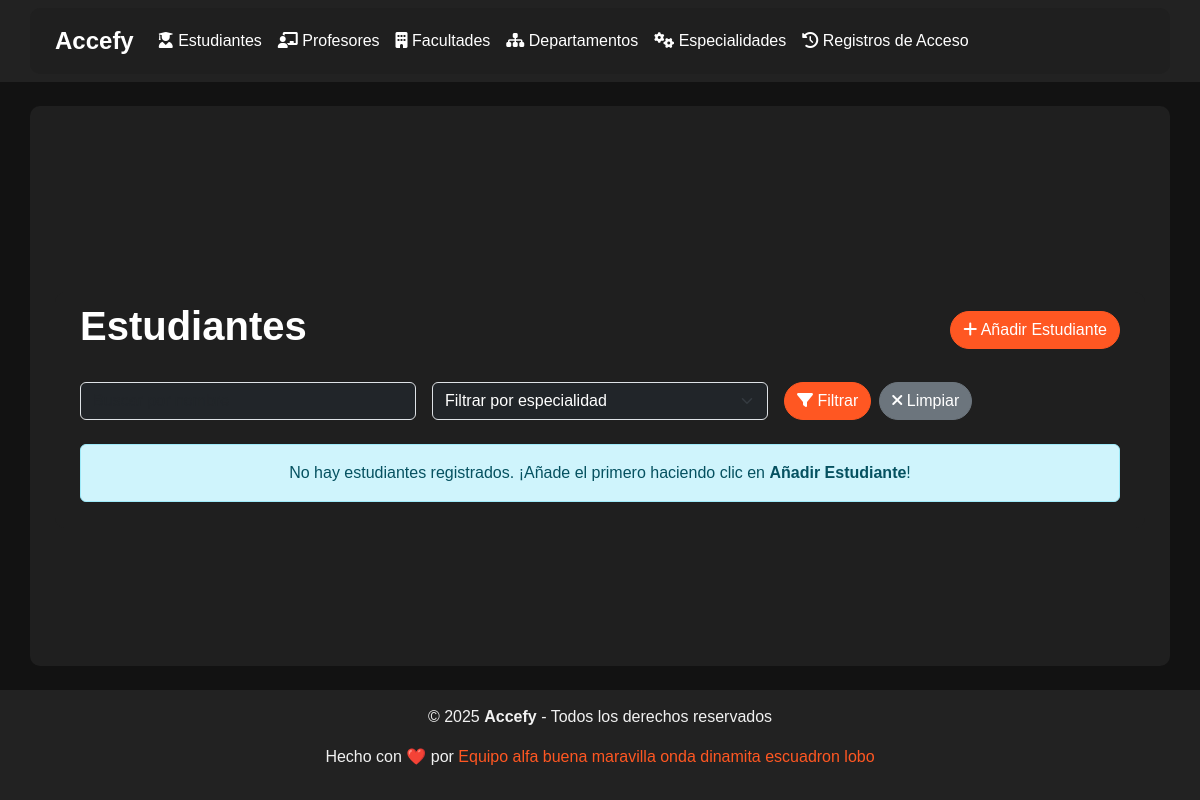
Before: //students/ with the older database file.
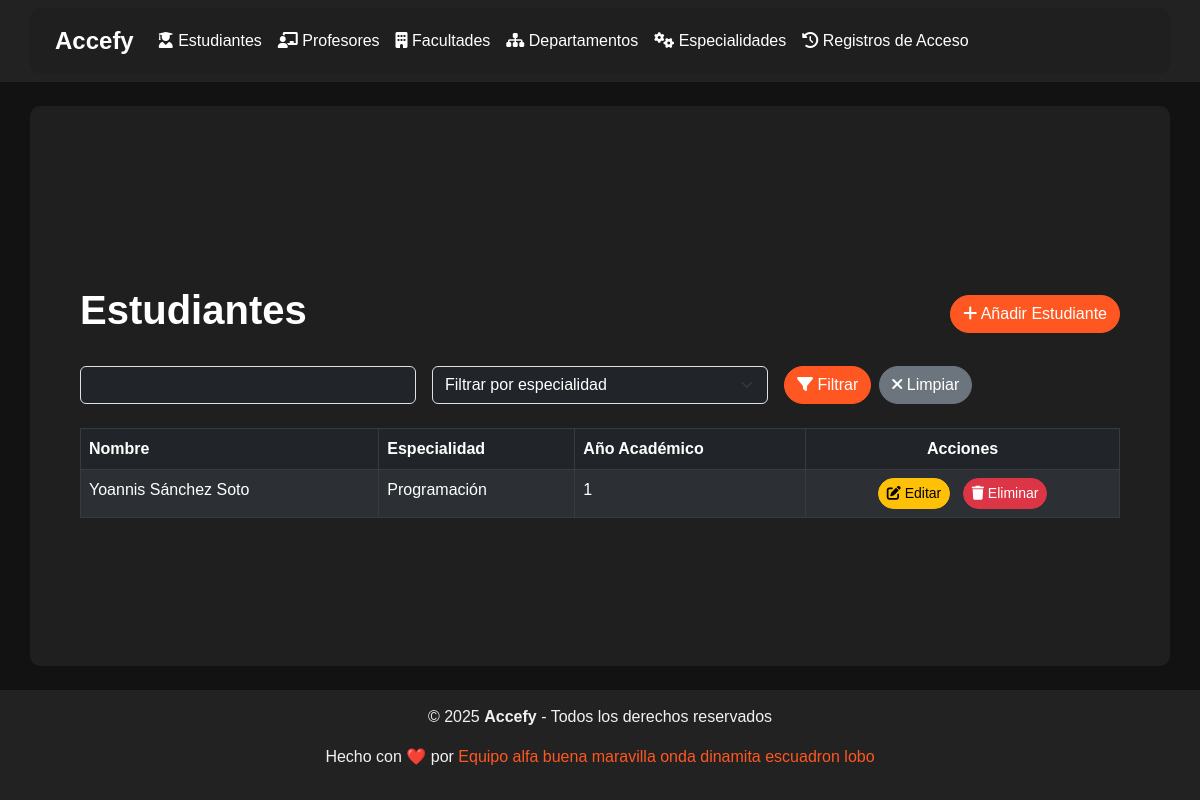
After: the same page with the newer database file.
### bibman_app/models.py (models this page shows, shortened)
class Person(models.Model):
    name = models.CharField(max_length=255)  # Full name
    faculty = models.ForeignKey(Faculty, on_delete=models.CASCADE, related_name="persons")  # Faculty
    created_at = models.DateTimeField(auto_now_add=True)  # To track creation time

class Student(Person):
    major = models.ForeignKey(Major, on_delete=models.SET_NULL, null=True, blank=True, related_name="students")
    academic_year = models.PositiveSmallIntegerField()  # Academic year (1-5)

class Person(models.Model):
    name = models.CharField(max_length=255)  # Full name
    faculty = models.ForeignKey(Faculty, on_delete=models.CASCADE, related_name="persons")  # Faculty
    created_at = models.DateTimeField(auto_now_add=True)  # To track creation time

class Major(models.Model):
    name = models.CharField(max_length=255)  # Major or specialization name
    faculty = models.ForeignKey(Faculty, on_delete=models.CASCADE, related_name="majors")

### bibman_app/views.py (the view)
# urls.py: path("students/", StudentListView.as_view(), name="student-list"),
class StudentListView(ListView):
    model = Student
    template_name = "students/student_list.html"
    context_object_name = "students"
    def get_queryset(self):
        queryset = super().get_queryset()
        name = self.request.GET.get('name')
        major = self.request.GET.get('major')
        academic_year = self.request.GET.get('academic_year')
        if name:
            queryset = queryset.filter(name__icontains=name)
        if major:
            queryset = queryset.filter(major_id=major)
        if academic_year:
            queryset = queryset.filter(academic_year=academic_year)
        return queryset
    def get_context_data(self, **kwargs):
        context = super().get_context_data(**kwargs)
        context['majors'] = Major.objects.all()  # Make sure 'Major' is your correct model
        return context

### bibman_app/templates/students/student_list.html (shortened to what this page needs)
{% extends "base.html" %}
{% block content %}
<div class="container mt-5">
  <div class="d-flex justify-content-between align-items-center mb-4">
    <h1 class="text-white">Estudiantes</h1>
    <a href="{% url 'student-create' %}" class="btn btn-primary">
      <i class="fas fa-plus"></i> Añadir Estudiante
    </a>
  </div>
  <form method="get" class="mb-4">
    <div class="row g-3">
      <div class="col-md-4">
        <input
          type="text"
          name="name"
          class="form-control bg-dark text-white"
          placeholder="Buscar por nombre"
          value="{{ request.GET.name|default:'' }}"
        />
      </div>
      <div class="col-md-4">
        <select
          name="major"
          class="form-select bg-dark text-white"
        >
          <option value="">Filtrar por especialidad</option>
        </select>
      </div>
      <div class="col-md-4 d-flex align-items-center">
        <button type="submit" class="btn btn-primary me-2">
          <i class="fas fa-filter"></i> Filtrar
        </button>
        <a href="{% url 'student-list' %}" class="btn btn-secondary">
          <i class="fas fa-times"></i> Limpiar
        </a>
      </div>
    </div>
  </form>
  {% if students %}
  <table class="table table-hover table-bordered table-striped table-dark">
    <thead style="background-color: #ff5722; color: white">
      <tr>
        <th>Nombre</th>
        <th>Especialidad</th>
        <th>Año Académico</th>
        <th class="text-center">Acciones</th>
      </tr>
    </thead>
    <tbody>
      {% for student in students %}
      <tr>
        <td>{{ student.name }}</td>
        <td>{{ student.major.name|default:"N/A" }}</td>
        <td>{{ student.academic_year }}</td>
        <td class="text-center">
          <a
            href="{% url 'student-edit' student.id %}"
            class="btn btn-sm btn-warning me-2"
          >
            <i class="fas fa-edit"></i> Editar
          </a>
          <a
            href="{% url 'student-delete' student.id %}"
            class="btn btn-sm btn-danger"
          >
            <i class="fas fa-trash"></i> Eliminar
          </a>
        </td>
      </tr>
      {% endfor %}
    </tbody>
  </table>
  {% else %}
  <div class="alert alert-info text-center" role="alert">
    No hay estudiantes registrados. ¡Añade el primero haciendo clic en
    <strong>Añadir Estudiante</strong>!
  </div>
  {% endif %}
</div>
{% endblock %}

Changed rows visible on the page:
added Student: name "Yoannis Sánchez Soto", major.name "Programación", academic_year "1"
Other visible differences:
text no longer shown: "No hay estudiantes registrados. ¡Añade el primero haciendo clic en Añadir Estudiante !"
text now shown: "Nombre Especialidad Año Académico Acciones"
